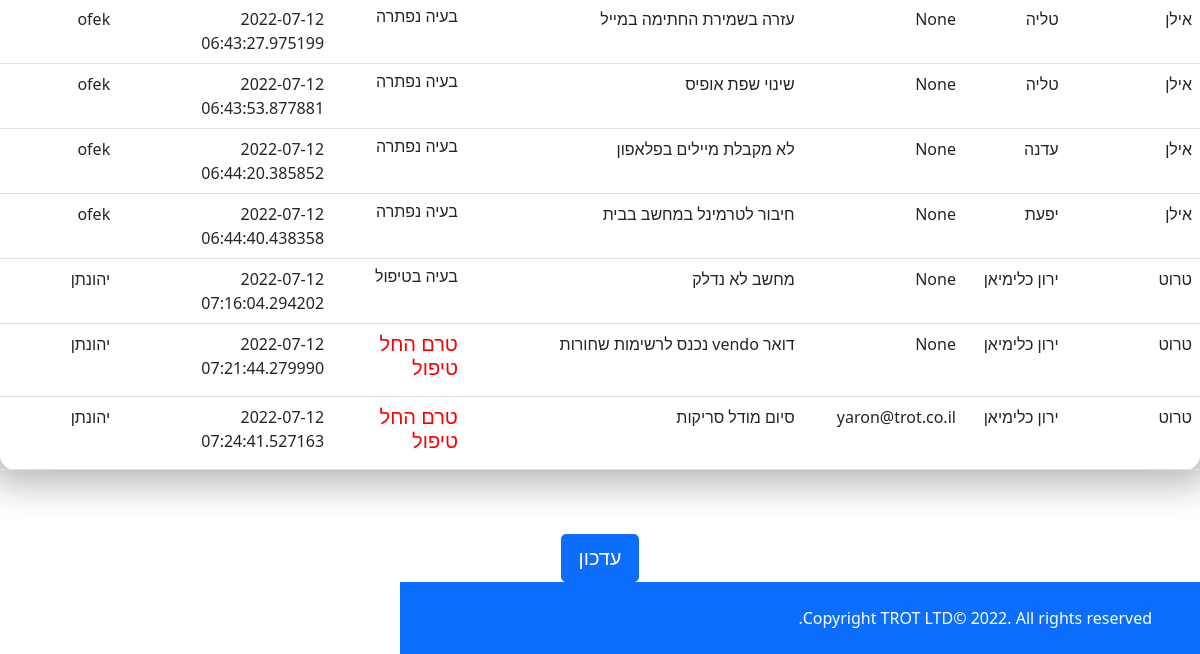
Before: /Viewreport (signed in, lower part) with the older database file.
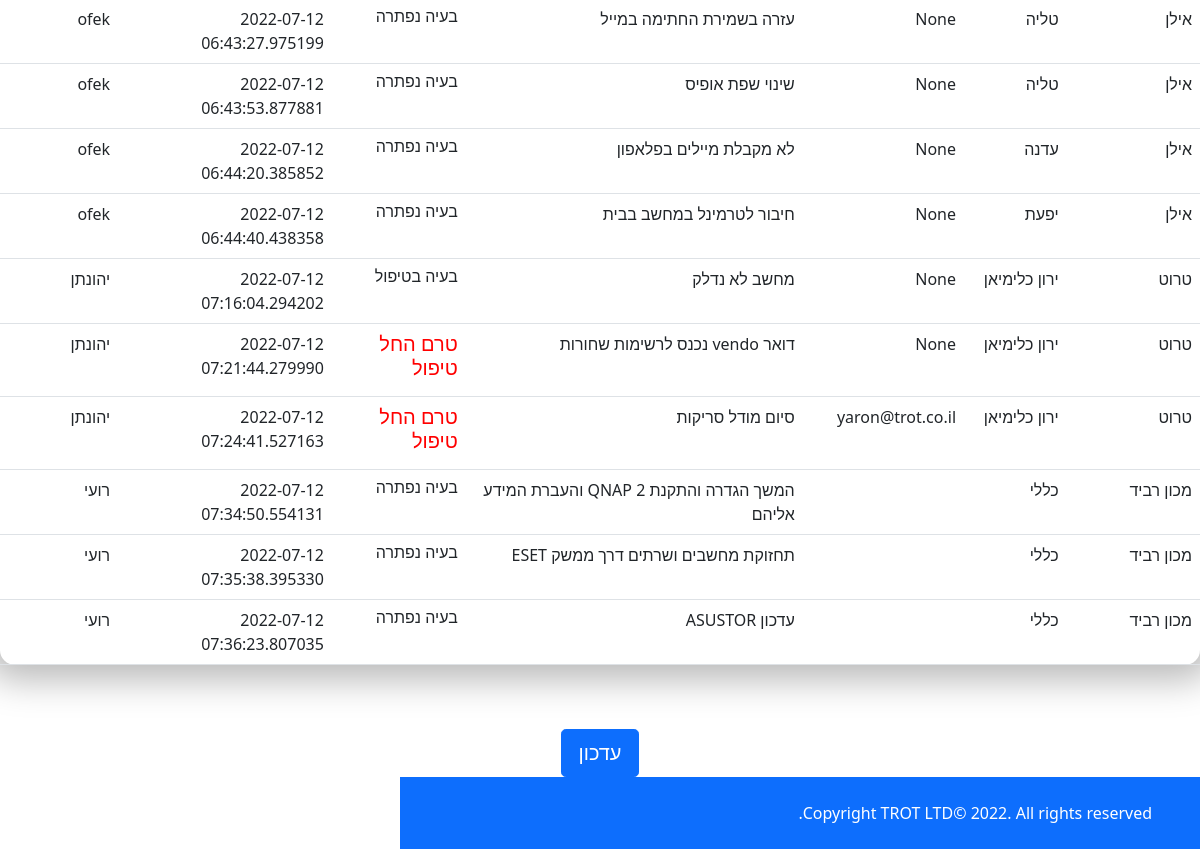
After: the same page with the newer database file.
### taskManager/models.py (models this page shows, shortened)
class WorkReports(db.Model):
    id = db.Column(db.Integer, primary_key=True)
    createTime= db.Column(db.DateTime,  default=datetime.utcnow)
    customer = db.Column(db.String(20))
    client= db.Column(db.String(20))
    description = db.Column(db.String(30))
    status = db.Column(db.String(25))
    classification = db.Column(db.String(20))
    resolve = db.Column(db.String(150))
    reason = db.Column(db.String(150))
    username = db.Column(db.String(25))
    whatHasBeenDone = db.Column(db.String(150))
    clientEmailAddress = db.Column(db.String(30))

### taskManager/routes.py (the view)
@main.route('/Viewreport', methods=('GET', 'POST'))
def ViewWorkReport():
    form= ReportView()
    username = session['username']
    Reports = WorkReports.query.all()
    return render_template('ViewWorkReplorts.html',Reports=Reports, form=form)

### taskManager/forms.py
class ReportView(FlaskForm):
    submit = SubmitField('עדכון')

### taskManager/models.py (called while the page is built)
@login_manager.user_loader
def load_user(user_id):
    return Users.query.get(user_id)

### taskManager/templates/ViewWorkReplorts.html (shortened to what this page needs)
{% extends 'menu.html' %}
{% block extracss %}
    <link href="../static/style.css" rel="stylesheet">
    <link href="../static/table.css" rel="stylesheet">
{% endblock %}
{% block content %}
        <form method="POST" action="">
    {% block table %}
    <table class="table">
 <tbody>
 {%- for row in Reports %}
    <tr>
        <td>
             {{ row.customer }}
       </td>
       <td>
           {{ row.client}}
       </td>
        <td>
           {{ row.clientEmailAddress}}
       </td>
           <td>
           {{ row.description}}
       </td>
        <td>
           {% if row.status =='2' %}
             <h6>בעיה נפתרה</h6>
            {%  elif row.status =='1'%}
               <h5 style="color: red">טרם החל טיפול</h5>
            {%  else %}
              <h6>בעיה בטיפול</h6>
            {% endif %}
       </td>
        <td>
           {{ row.createTime}}
       </td>
        <td>
           {{ row.username}}
       </td>
    </tr>
 {%- endfor %}
 </tbody>
 </table>
{% endblock table %}
        <div class="text-center">
            {{ form.submit(class_="btn btn-primary btn-lg") }}
        </div>
    </form>
{% endblock content %}

### taskManager/templates/menu.html (shortened to what this page needs)
{% extends'formBase.html' %}

### taskManager/templates/formBase.html (shortened to what this page needs)
{% extends 'base.html' %}
{% block footer %}
    <div id="footer" class="h-100 d-flex flex-column justify-content-end text-md-end  py-4 px-4 px-xl-5 bg-primary">
        <div class="text-white mb-3 mb-md-0">
            Copyright TROT LTD© 2022. All rights reserved.
        </div>
    </div>
{% endblock footer %}

### taskManager/templates/base.html (shortened to what this page needs)
<!DOCTYPE html>
<html lang="he" dir="rtl">
<body class="d-flex flex-column min-vh-100">
{%  block content %}
{% endblock content %}
{% block footer %}
{% endblock footer %}
</body>
<head>
  {% block extracss %} {% endblock extracss %}
  <link href="https://cdn.jsdelivr.net/npm/bootstrap@5.0.2/dist/css/bootstrap.min.css" rel="stylesheet">
    <link rel="stylesheet" href="../static/style.css">
  </head>
</html>

### taskManager/static/style.css (style rules this page uses)
html, body { width: 100%; height: 100%; }
body { direction: rtl; align-items: stretch; flex-direction: column; display: flex; flex-grow: 1; flex-shrink: 0; flex: 1 0 auto; }
#footer { flex:0; height: 100vh; width: 100vh; margin-top: auto; flex-shrink: 0; }

### taskManager/static/table.css (style rules this page uses)
body { background-color: rgba(136, 178, 201, 1); }
table { background-color: transparent; margin: 30px auto; border-collapse: separate; border-spacing: 0; box-shadow: 0px 0px 36px 15px rgba(0, 0, 0, 0.28); border-radius: 15px; }

Changed rows visible on the page:
added WorkReports: customer "מכון רביד", client "כללי", description "המשך הגדרה והתקנת 2 QNAP והעברת המידע אליהם", status "בעיה נפתרה", createTime "2022-07-12 07:34:50.554131", username "רועי"
added WorkReports: customer "מכון רביד", client "כללי", description "תחזוקת מחשבים ושרתים דרך ממשק ESET", status "בעיה נפתרה", createTime "2022-07-12 07:35:38.395330", username "רועי"
added WorkReports: customer "מכון רביד", client "כללי", description "עדכון ASUSTOR", status "בעיה נפתרה", createTime "2022-07-12 07:36:23.807035", username "רועי"
